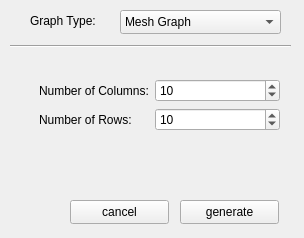
<?xml version="1.0" encoding="UTF-8"?>
<ui version="4.0">
 <class>GenerateGraphWidget</class>
 <widget class="QWidget" name="GenerateGraphWidget">
  <property name="geometry">
   <rect>
    <x>0</x>
    <y>0</y>
    <width>304</width>
    <height>238</height>
   </rect>
  </property>
  <property name="windowTitle">
   <string>Generate Graph</string>
  </property>
  <widget class="QComboBox" name="comboBox">
   <property name="geometry">
    <rect>
     <x>120</x>
     <y>10</y>
     <width>161</width>
     <height>24</height>
    </rect>
   </property>
   <item>
    <property name="text">
     <string>Mesh Graph</string>
    </property>
   </item>
   <item>
    <property name="text">
     <string>Star Graph</string>
    </property>
   </item>
   <item>
    <property name="text">
     <string>Circle Graph</string>
    </property>
   </item>
   <item>
    <property name="text">
     <string>Random Graph</string>
    </property>
   </item>
  </widget>
  <widget class="QLabel" name="label">
   <property name="geometry">
    <rect>
     <x>30</x>
     <y>10</y>
     <width>111</width>
     <height>21</height>
    </rect>
   </property>
   <property name="text">
    <string>Graph Type:</string>
   </property>
  </widget>
  <widget class="Line" name="line">
   <property name="geometry">
    <rect>
     <x>10</x>
     <y>36</y>
     <width>281</width>
     <height>20</height>
    </rect>
   </property>
   <property name="orientation">
    <enum>Qt::Horizontal</enum>
   </property>
  </widget>
  <widget class="QStackedWidget" name="stackedWidget">
   <property name="geometry">
    <rect>
     <x>20</x>
     <y>60</y>
     <width>271</width>
     <height>121</height>
    </rect>
   </property>
   <property name="currentIndex">
    <number>0</number>
   </property>
   <widget class="QWidget" name="page_mesh">
    <widget class="QWidget" name="formLayoutWidget">
     <property name="geometry">
      <rect>
       <x>19</x>
       <y>19</y>
       <width>241</width>
       <height>81</height>
      </rect>
     </property>
     <layout class="QFormLayout" name="fromLayoutMesh">
      <item row="0" column="0">
       <widget class="QLabel" name="label_columns">
        <property name="text">
         <string>Number of Columns:</string>
        </property>
        <property name="buddy">
         <cstring>meshColumns</cstring>
        </property>
       </widget>
      </item>
      <item row="1" column="0">
       <widget class="QLabel" name="label_rows">
        <property name="text">
         <string>Number of Rows:</string>
        </property>
        <property name="buddy">
         <cstring>meshRows</cstring>
        </property>
       </widget>
      </item>
      <item row="0" column="1">
       <widget class="QSpinBox" name="meshColumns">
        <property name="minimum">
         <number>1</number>
        </property>
        <property name="value">
         <number>10</number>
        </property>
       </widget>
      </item>
      <item row="1" column="1">
       <widget class="QSpinBox" name="meshRows">
        <property name="minimum">
         <number>1</number>
        </property>
        <property name="value">
         <number>10</number>
        </property>
       </widget>
      </item>
     </layout>
    </widget>
   </widget>
   <widget class="QWidget" name="page_star">
    <widget class="QWidget" name="formLayoutWidget_2">
     <property name="geometry">
      <rect>
       <x>19</x>
       <y>29</y>
       <width>231</width>
       <height>81</height>
      </rect>
     </property>
     <layout class="QFormLayout" name="formLayoutStart">
      <item row="0" column="0">
       <widget class="QLabel" name="label_numberSatellite">
        <property name="text">
         <string>Satellite Nodes:</string>
        </property>
       </widget>
      </item>
      <item row="0" column="1">
       <widget class="QSpinBox" name="starSatelliteNodes">
        <property name="minimum">
         <number>1</number>
        </property>
        <property name="value">
         <number>10</number>
        </property>
       </widget>
      </item>
     </layout>
    </widget>
   </widget>
   <widget class="QWidget" name="page_circle">
    <widget class="QWidget" name="formLayoutWidget_3">
     <property name="geometry">
      <rect>
       <x>20</x>
       <y>20</y>
       <width>241</width>
       <height>101</height>
      </rect>
     </property>
     <layout class="QFormLayout" name="formLayoutCircle">
      <item row="0" column="0">
       <widget class="QLabel" name="label_numberCircle">
        <property name="text">
         <string>Number of Nodes:</string>
        </property>
       </widget>
      </item>
      <item row="0" column="1">
       <widget class="QSpinBox" name="circleNodes">
        <property name="minimum">
         <number>1</number>
        </property>
        <property name="value">
         <number>10</number>
        </property>
       </widget>
      </item>
     </layout>
    </widget>
   </widget>
   <widget class="QWidget" name="page_random">
    <widget class="QWidget" name="formLayoutWidget_4">
     <property name="geometry">
      <rect>
       <x>10</x>
       <y>10</y>
       <width>251</width>
       <height>104</height>
      </rect>
     </property>
     <layout class="QFormLayout" name="formLayoutRandom">
      <item row="0" column="0">
       <widget class="QLabel" name="label_randomNodes">
        <property name="text">
         <string>Nodes:</string>
        </property>
       </widget>
      </item>
      <item row="0" column="1">
       <widget class="QSpinBox" name="randomNodes">
        <property name="minimum">
         <number>1</number>
        </property>
        <property name="value">
         <number>10</number>
        </property>
       </widget>
      </item>
      <item row="1" column="0">
       <widget class="QLabel" name="label_randomEdges">
        <property name="text">
         <string>Edges:</string>
        </property>
       </widget>
      </item>
      <item row="1" column="1">
       <widget class="QSpinBox" name="randomEdges">
        <property name="value">
         <number>20</number>
        </property>
       </widget>
      </item>
      <item row="3" column="0">
       <widget class="QLabel" name="label_randomSelfEdges">
        <property name="text">
         <string>Allow self-edges:</string>
        </property>
       </widget>
      </item>
      <item row="2" column="0">
       <widget class="QLabel" name="label_randomGeneratorSeed">
        <property name="text">
         <string>Generator Seed:</string>
        </property>
       </widget>
      </item>
      <item row="2" column="1">
       <widget class="QSpinBox" name="randomGeneratorSeed">
        <property name="minimum">
         <number>1</number>
        </property>
        <property name="maximum">
         <number>999999</number>
        </property>
       </widget>
      </item>
      <item row="3" column="1">
       <widget class="QCheckBox" name="randomAllowSelfedges">
        <property name="text">
         <string/>
        </property>
       </widget>
      </item>
     </layout>
    </widget>
   </widget>
  </widget>
  <widget class="QPushButton" name="pushButton">
   <property name="geometry">
    <rect>
     <x>180</x>
     <y>200</y>
     <width>99</width>
     <height>24</height>
    </rect>
   </property>
   <property name="text">
    <string>generate</string>
   </property>
  </widget>
  <widget class="QPushButton" name="pushButton_2">
   <property name="geometry">
    <rect>
     <x>70</x>
     <y>200</y>
     <width>99</width>
     <height>24</height>
    </rect>
   </property>
   <property name="text">
    <string>cancel</string>
   </property>
  </widget>
 </widget>
 <resources/>
 <connections>
  <connection>
   <sender>comboBox</sender>
   <signal>currentIndexChanged(int)</signal>
   <receiver>stackedWidget</receiver>
   <slot>setCurrentIndex(int)</slot>
   <hints>
    <hint type="sourcelabel">
     <x>232</x>
     <y>22</y>
    </hint>
    <hint type="destinationlabel">
     <x>258</x>
     <y>68</y>
    </hint>
   </hints>
  </connection>
  <connection>
   <sender>comboBox</sender>
   <signal>currentIndexChanged(int)</signal>
   <receiver>GenerateGraphWidget</receiver>
   <slot>setGraphType(int)</slot>
   <hints>
    <hint type="sourcelabel">
     <x>204</x>
     <y>23</y>
    </hint>
    <hint type="destinationlabel">
     <x>458</x>
     <y>54</y>
    </hint>
   </hints>
  </connection>
  <connection>
   <sender>pushButton</sender>
   <signal>released()</signal>
   <receiver>GenerateGraphWidget</receiver>
   <slot>generateGraph()</slot>
   <hints>
    <hint type="sourcelabel">
     <x>234</x>
     <y>210</y>
    </hint>
    <hint type="destinationlabel">
     <x>430</x>
     <y>311</y>
    </hint>
   </hints>
  </connection>
  <connection>
   <sender>pushButton_2</sender>
   <signal>released()</signal>
   <receiver>GenerateGraphWidget</receiver>
   <slot>close()</slot>
   <hints>
    <hint type="sourcelabel">
     <x>120</x>
     <y>214</y>
    </hint>
    <hint type="destinationlabel">
     <x>140</x>
     <y>318</y>
    </hint>
   </hints>
  </connection>
 </connections>
</ui>
